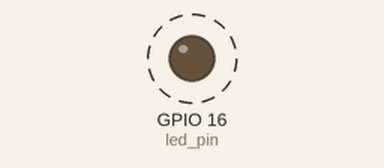
Recording of a program running on a simulated ESP32-S3. Parts: output pins drawn as LEDs (lit = HIGH). Dashed ring = blinking. What the program prints to the serial monitor is not drawn.

Above: at 0.5 s.
Timing chart, 0 to 4.6 s (numbered marks = the images above):
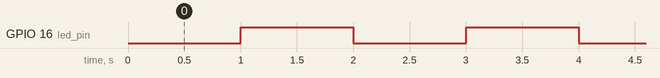

Measured:
- by itself, GPIO 16 (led_pin): alternates HIGH for 1.0 s and LOW for 1.0 s

The program:

main.cpp
```cpp
#include "config.h"
#include "led.h"
#include "time_tracker.h"
#include <Arduino.h>

void setup(void) {
  Serial.begin(Config::serial_baud);
  Led led;
  led.init();
}

void loop(void) {
  static uint16_t iteration = 0;
  static TimeTracker time_tracker;

  if (iteration == 0) {
    time_tracker.start();
  }
  static unsigned long led_updated_at = 0;
  static Led led;

  if (millis() - led_updated_at >= Config::blink_interval) {
    led.setState(led.getState() == Led::State::ON ? Led::State::OFF
                                                  : Led::State::ON);
    led_updated_at = millis();
  }

  if (iteration == 1000) {
    iteration = 0;
    double average_loop_lime = time_tracker.result() / 1000.0;
    Serial.println("Approximate average loop time is " +
                   String(average_loop_lime, 3U) + "ms");
  } else {
    iteration++;
  }
}
```

led.h
```cpp
#ifndef LED_H
#define LED_H

class Led {
public:
  enum class State { OFF = 0, ON = 1 };

  void init(void);
  void setState(State state);
  State getState();
};

#endif
```

time_tracker.h
```cpp
#ifndef TIME_TRACKER_H
#define TIME_TRACKER_H

class TimeTracker {
public:
  void start(void);
  unsigned long result(void);

private:
  unsigned long started_at;
};

#endif
```

led.cpp
```cpp
#include "led.h"
#include "config.h"
#include <Arduino.h>

void Led::init(void) {
  pinMode(Config::led_pin, OUTPUT);
  setState(State::OFF);
  Serial.println("LED initialized");
};

void Led::setState(State state) {
  digitalWrite(Config::led_pin, state == State::ON ? HIGH : LOW);
}

Led::State Led::getState(void) {
  return digitalRead(Config::led_pin) == HIGH ? Led::State::ON
                                              : Led::State::OFF;
}
```

time_tracker.cpp
```cpp
#include "time_tracker.h"
#include <Arduino.h>

void TimeTracker::start(void) {
  this->started_at = millis();
}

unsigned long TimeTracker::result(void) {
  if (this->started_at == 0) {
    return 0;
  }

  return millis() - this->started_at;
}
```

config.h
```cpp
#ifndef CONFIG_H
#define CONFIG_H

#include <Arduino.h>

class Config {
public:
  static constexpr unsigned long serial_baud = 115200;
  static constexpr uint8_t led_pin = 16;
  static constexpr unsigned long blink_interval =
      1000; // Blink interval in ms, unsigned long for millis() compatibility
};

#endif
```
